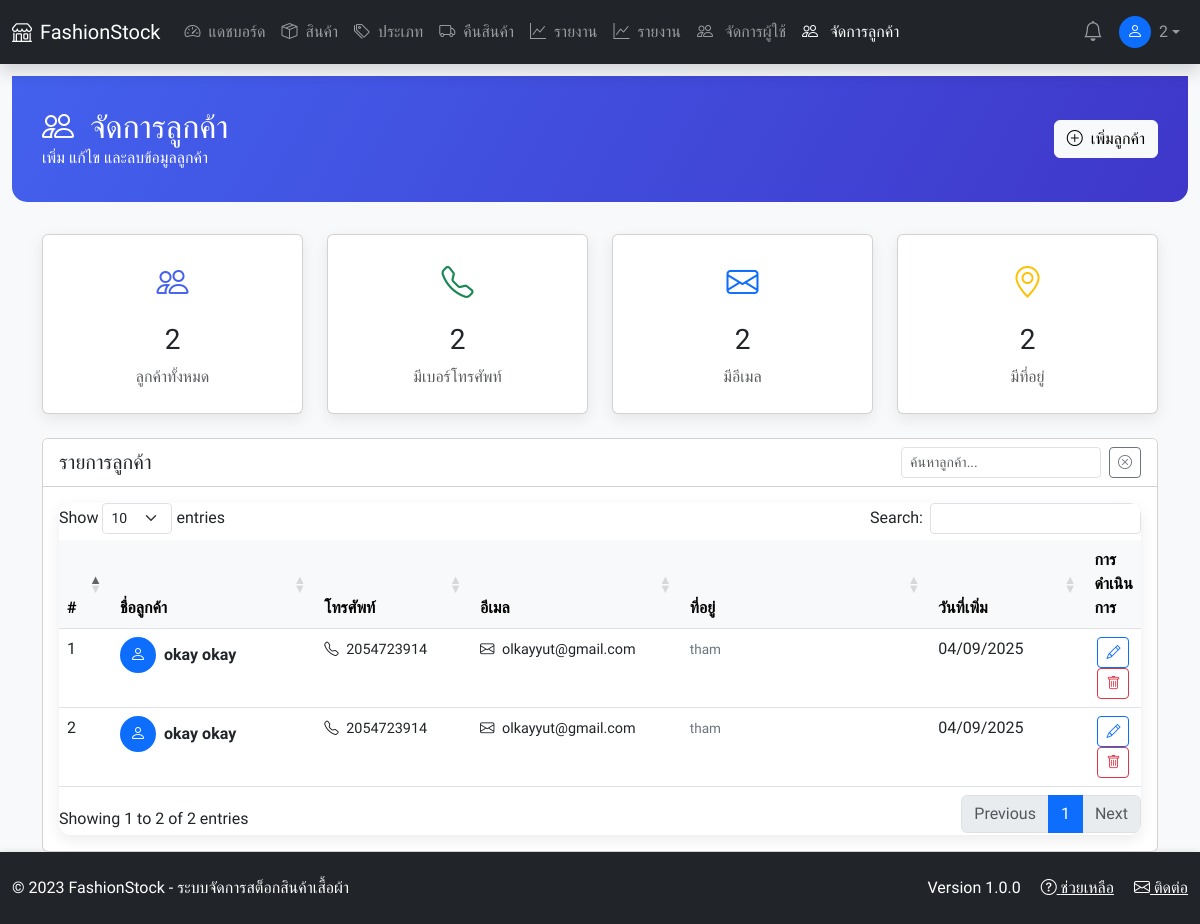
Screenshot of /modules/customers.php (signed in) with the database file from the repository.
### tables this page shows
CREATE TABLE `customers` (
  `id` int(11) NOT NULL,
  `name` varchar(150) NOT NULL,
  `phone` varchar(30) DEFAULT NULL,
  `address` varchar(255) DEFAULT NULL,
  `email` varchar(150) DEFAULT NULL,
  `customer_group` enum('regular','vip','wholesale') NOT NULL DEFAULT 'regular',
  `points` int(11) NOT NULL DEFAULT 0,
  `created_at` timestamp NOT NULL DEFAULT current_timestamp()
);

### modules/customers.php (the view, shortened to what this page needs)
<?php
require_once '../includes/auth.php';
function getCustomers($pdo) {
    $stmt = $pdo->prepare("SELECT * FROM customers ORDER BY created_at DESC");
    $stmt->execute();
    return $stmt->fetchAll();
}
$customers = getCustomers($pdo);
?>
<!DOCTYPE html>
<html lang="th">
<head>
    <link href="https://cdn.jsdelivr.net/npm/bootstrap@5.3.0/dist/css/bootstrap.min.css" rel="stylesheet">
    <link href="https://cdn.datatables.net/1.13.6/css/dataTables.bootstrap5.min.css" rel="stylesheet">
    <link rel="stylesheet" href="https://cdn.jsdelivr.net/npm/bootstrap-icons@1.10.5/font/bootstrap-icons.css">
    <link rel="stylesheet" href="css/style.css">
</head>
<body>
    <?php include '../includes/header.php'; ?>
    <div class="container-fluid">
        <div class="row">
            <main class="">
                <div class="page-header">
                    <div class="container">
                        <div class="row align-items-center">
                            <div class="col-md-6">
                                <h1 class="h2 mb-0"><i class="bi bi-people me-2"></i> จัดการลูกค้า</h1>
                                <p class="mb-0">เพิ่ม แก้ไข และลบข้อมูลลูกค้า</p>
                            </div>
                            <div class="col-md-6 text-md-end">
                                <button class="btn btn-light" data-bs-toggle="modal" data-bs-target="#customerModal" data-action="add">
                                    <i class="bi bi-plus-circle me-1"></i> เพิ่มลูกค้า
                                </button>
                            </div>
                        </div>
                    </div>
                </div>
                <div class="container">
                    <div class="row mb-4">
                        <div class="col-md-3">
                            <div class="card customer-card text-center p-4">
                                <div class="customer-icon">
                                    <i class="bi bi-people"></i>
                                </div>
                                <h3><?php echo count($customers); ?></h3>
                                <p class="text-muted mb-0">ลูกค้าทั้งหมด</p>
                            </div>
                        </div>
                        <div class="col-md-3">
                            <div class="card customer-card text-center p-4">
                                <div class="customer-icon text-success">
                                    <i class="bi bi-telephone"></i>
                                </div>
                                <h3><?php
                                    $with_phone = array_filter($customers, function($c) {
                                        return !empty($c['phone']);
                                    });
                                    echo count($with_phone);
                                ?></h3>
                                <p class="text-muted mb-0">มีเบอร์โทรศัพท์</p>
                            </div>
                        </div>
                        <div class="col-md-3">
                            <div class="card customer-card text-center p-4">
                                <div class="customer-icon text-primary">
                                    <i class="bi bi-envelope"></i>
                                </div>
                                <h3><?php
                                    $with_email = array_filter($customers, function($c) {
                                        return !empty($c['email']);
                                    });
                                    echo count($with_email);
                                ?></h3>
                                <p class="text-muted mb-0">มีอีเมล</p>
                            </div>
                        </div>
                        <div class="col-md-3">
                            <div class="card customer-card text-center p-4">
                                <div class="customer-icon text-warning">
                                    <i class="bi bi-geo-alt"></i>
                                </div>
                                <h3><?php
                                    $with_address = array_filter($customers, function($c) {
                                        return !empty($c['address']);
                                    });
                                    echo count($with_address);
                                ?></h3>
                                <p class="text-muted mb-0">มีที่อยู่</p>
                            </div>
                        </div>
                    </div>
                    <div class="card">
                        <div class="card-header bg-white">
                            <div class="d-flex justify-content-between align-items-center">
                                <h5 class="card-title mb-0">รายการลูกค้า</h5>
                                <div class="d-flex">
                                    <input type="text" id="searchInput" class="form-control form-control-sm me-2" placeholder="ค้นหาลูกค้า..." style="width: 200px;">
                                    <button class="btn btn-sm btn-outline-secondary" id="btnClearSearch">
                                        <i class="bi bi-x-circle"></i>
                                    </button>
                                </div>
                            </div>
                        </div>
                        <div class="card-body">
                            <div class="table-responsive">
                                <table id="customersTable" class="table table-hover">
                                    <thead class="table-light">
                                        <tr>
                                            <th width="5%">#</th>
                                            <th width="20%">ชื่อลูกค้า</th>
                                            <th width="15%">โทรศัพท์</th>
                                            <th width="20%">อีเมล</th>
                                            <th width="25%">ที่อยู่</th>
                                            <th width="15%">วันที่เพิ่ม</th>
                                            <th width="15%">การดำเนินการ</th>
                                        </tr>
                                    </thead>
                                    <tbody>
                                        <?php if (count($customers) > 0): ?>
                                            <?php foreach ($customers as $index => $cust): ?>
                                                <tr>
                                                    <td><?php echo $index + 1; ?></td>
                                                    <td>
                                                        <div class="d-flex align-items-center">
                                                            <div class="bg-primary rounded-circle d-flex align-items-center justify-content-center me-2" style="width: 36px; height: 36px;">
                                                                <i class="bi bi-person text-white"></i>
                                                            </div>
                                                            <strong><?php echo htmlspecialchars($cust['name']); ?></strong>
                                                        </div>
                                                    </td>
                                                    <td>
                                                        <?php if (!empty($cust['phone'])): ?>
                                                            <span class="contact-info">
                                                                <i class="bi bi-telephone me-1"></i>
                                                                <?php echo htmlspecialchars($cust['phone']); ?>
                                                            </span>
                                                        <?php else: ?>
                                                            <span class="text-muted">-</span>
                                                        <?php endif; ?>
                                                    </td>
                                                    <td>
                                                        <?php if (!empty($cust['email'])): ?>
                                                            <span class="contact-info">
                                                                <i class="bi bi-envelope me-1"></i>
                                                                <?php echo htmlspecialchars($cust['email']); ?>
                                                            </span>
                                                        <?php else: ?>
                                                            <span class="text-muted">-</span>
                                                        <?php endif; ?>
                                                    </td>
                                                    <td>
                                                        <?php if (!empty($cust['address'])): ?>
                                                            <span class="address-info" title="<?php echo htmlspecialchars($cust['address']); ?>">
                                                                <?php
                                                                if (strlen($cust['address']) > 50) {
                                                                    echo htmlspecialchars(substr($cust['address'], 0, 50)) . '...';
                                                                } else {
                                                                    echo htmlspecialchars($cust['address']);
                                                                }
                                                                ?>
                                                            </span>
                                                        <?php else: ?>
                                                            <span class="text-muted">-</span>
                                                        <?php endif; ?>
                                                    </td>
                                                    <td><?php echo date('d/m/Y', strtotime($cust['created_at'])); ?></td>
                                                    <td class="action-buttons">
                                                        <button class="btn btn-sm btn-outline-primary"
                                                                data-bs-toggle="modal"
                                                                data-bs-target="#customerModal"
                                                                data-action="edit"
                                                                data-id="<?php echo $cust['id']; ?>"
                                                                data-name="<?php echo htmlspecialchars($cust['name']); ?>"
                                                                data-phone="<?php echo htmlspecialchars($cust['phone']); ?>"
                                                                data-email="<?php echo htmlspecialchars($cust['email']); ?>"
                                                                data-address="<?php echo htmlspecialchars($cust['address']); ?>">
                                                            <i class="bi bi-pencil"></i>
                                                        </button>
                                                        <button class="btn btn-sm btn-outline-danger btn-delete"
                                                                data-id="<?php echo $cust['id']; ?>"
                                                                data-name="<?php echo htmlspecialchars($cust['name']); ?>">
                                                            <i class="bi bi-trash"></i>
                                                        </button>
                                                    </td>
                                                </tr>
                                            <?php endforeach; ?>
                                        <?php endif; ?>
                                    </tbody>
                                </table>
                            </div>
                        </div>
                    </div>
                </div>
            </main>
        </div>
    </div>
    <?php include '../includes/footer.php'; ?>
</body>
</html>

### css/style.css (style rules this page uses)
body { font-family: 'Phetsarath OT', sans-serif; background-color: #f8f9fa; }
main { margin-top: 56px; }

### modules/customers.php (style rules this page uses)
.page-header { background: linear-gradient(120deg, #4361ee, #3f37c9); color: white; padding: 2rem 0; margin-bottom: 2rem; border-radius: 0 0 15px 15px; }
.customer-card { border-radius: 12px; box-shadow: 0 5px 15px rgba(0, 0, 0, 0.08); transition: transform 0.3s; }
.customer-icon { font-size: 2rem; color: #4361ee; margin-bottom: 1rem; }
.action-buttons .btn { margin: 0 3px; }
.table-responsive { border-radius: 12px; overflow: hidden; box-shadow: 0 5px 15px rgba(0, 0, 0, 0.08); }
#customersTable th { background-color: #f8f9fa; font-weight: 600; }
.btn-delete { transition: all 0.3s; }
.contact-info { font-size: 0.9rem; }
.address-info { font-size: 0.85rem; color: #6c757d; }

### includes/header.php (style rules this page uses)
body { font-family: 'Phetsarath', sans-serif; }

### includes/footer.php (style rules this page uses)
body { display: flex; flex-direction: column; min-height: 100vh; }
main { flex: 1; }

### rows the page displays
customers: name "okay okay", phone "2054723914", email "olkayyut@gmail.com", address "tham", created_at "04/09/2025"
customers: name "okay okay", phone "2054723914", email "olkayyut@gmail.com", address "tham", created_at "04/09/2025"

### other values shown
$_SESSION['username'] "2"
count($customers) "2"
count($with_phone) "2"
count($with_email) "2"
count($with_address) "2"
